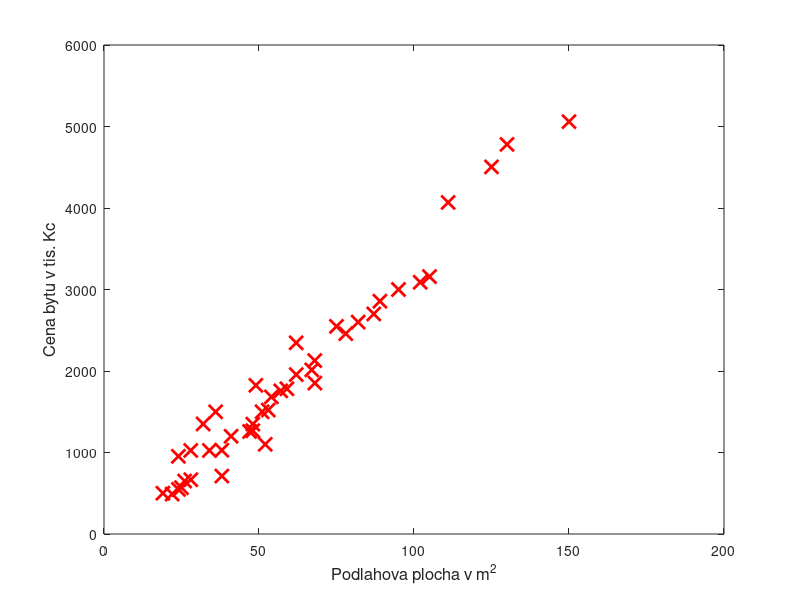

Source code (MATLAB):

%% Vycisteni
clear all;
close all;
clc;

%% Data 
x = [19 22 25 24 26 28 32 24 28 38 36 34 38 41 49 48 47 48 51 52 53 57 59 54 68 62 67 68 62 78 75 82 87 89 95 102 105 111 125 130 150];
y = [500 490 568 548 650 666 1350 954 1025 1028 1499 1025 711 1199 1824 1268 1258 1348 1500 1100 1521 1756 1782 1682 1852 ... 
    1956 2014 2128 2346 2458 2548 2600 2700 2856 3000 3089 3158 4068 4504 4780 5060];

save('data.mat', 'x', 'y');

%% Vykresleni
h = figure;
plot(x, y, 'rx', 'MarkerSize', 10, 'LineWidth', 2);
xlabel('Podlahova plocha v m^2', 'FontSize', 12);
ylabel('Cena bytu v tis. Kc', 'FontSize', 12);

%% ulozeni do souboru
print(h, '-dpdf', 'cena_plocha');